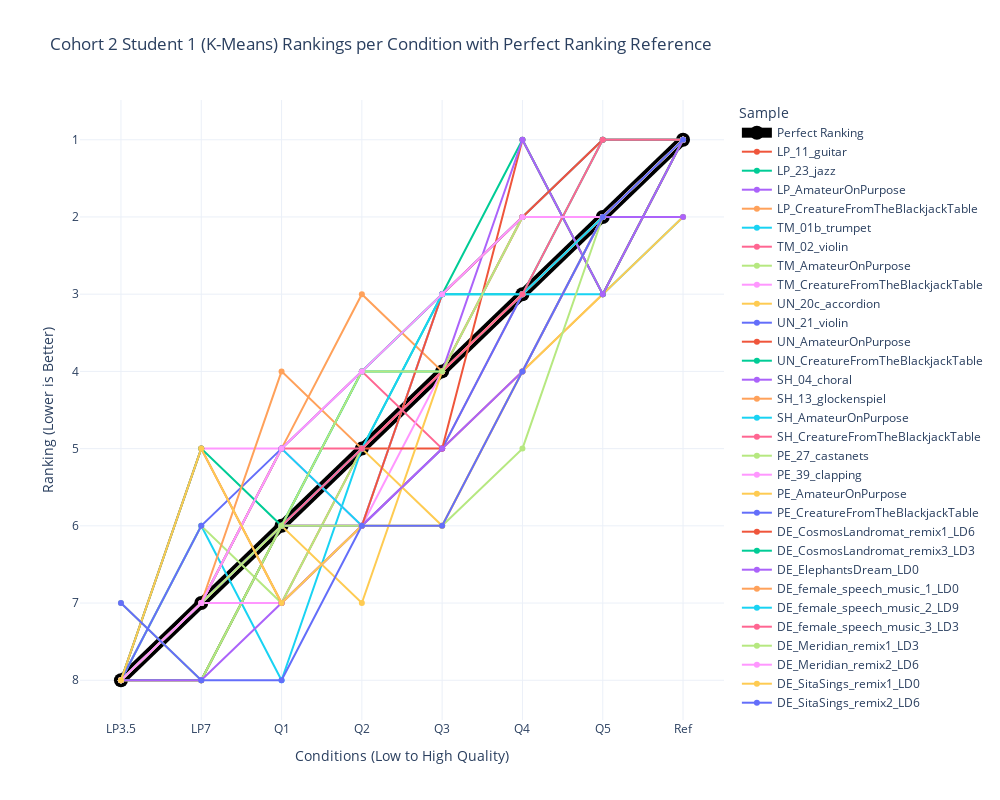

Notebook code for this chart:
### Code cell
# Spaghetti plot for BSU2_1 rankings

# Reshape rankings data for Plotly
BSU2_1_rankings_df = pd.DataFrame(reversed_BSU2_1_rankings_kmeans_based, columns=conditions)

BSU2_1_rankings_df['Sample'] = items

# Melt dataframe for better visualization
BSU2_1_rankings_df_melted = BSU2_1_rankings_df.melt(id_vars=['Sample'], var_name='Condition', value_name='Ranking')

BSU2_1_rankings_df_melted = pd.concat([perfect_df, BSU2_1_rankings_df_melted])

# Create plot
fig = px.line(BSU2_1_rankings_df_melted, x='Condition', y='Ranking', color='Sample', markers=True,
              title="Cohort 2 Student 1 (K-Means) Rankings per Condition with Perfect Ranking Reference",
              labels={"Ranking": "Ranking (Lower is Better)", "Condition": "Conditions (Low to High Quality)"},
              template="plotly_white")

# Adjust figure dimensions
fig.update_layout(width=1000, height=800)

# Invert y-axis (lower ranks at top)
fig.update_yaxes(autorange="reversed")

# Modify the "Perfect Ranking" line to be more visible
fig.update_traces(
    selector=dict(name="Perfect Ranking"),
    line=dict(width=10, color='black'),
    marker=dict(size=14, color='black')
)

# Show figure
fig.show()

### Figure 1 — Plotly figure (JSON) as saved in the notebook; plotly's stock layout.template omitted (floating-point values rounded to 4 significant figures)
{"data": [{"hovertemplate": "Sample=Perfect Ranking<br>Conditions (Low to High Quality)=%{x}<br>Ranking (Lower is Better)=%{y}<extra></extra>", "legendgroup": "Perfect Ranking", "line": {"color": "black", "dash": "solid", "width": 10}, "marker": {"color": "black", "size": 14, "symbol": "circle"}, "mode": "lines+markers", "name": "Perfect Ranking", "orientation": "v", "showlegend": true, "type": "scatter", "x": ["LP3.5", "LP7", "Q1", "Q2", "Q3", "Q4", "Q5", "Ref"], "xaxis": "x", "y": [8, 7, 6, 5, 4, 3, 2, 1], "yaxis": "y"}, {"hovertemplate": "Sample=LP_11_guitar<br>Conditions (Low to High Quality)=%{x}<br>Ranking (Lower is Better)=%{y}<extra></extra>", "legendgroup": "LP_11_guitar", "line": {"color": "#EF553B", "dash": "solid"}, "marker": {"symbol": "circle"}, "mode": "lines+markers", "name": "LP_11_guitar", "orientation": "v", "showlegend": true, "type": "scatter", "x": ["LP3.5", "LP7", "Q1", "Q2", "Q3", "Q4", "Q5", "Ref"], "xaxis": "x", "y": [8, 7, 7, 5, 4, 3, 2, 1], "yaxis": "y"}, {"hovertemplate": "Sample=LP_23_jazz<br>Conditions (Low to High Quality)=%{x}<br>Ranking (Lower is Better)=%{y}<extra></extra>", "legendgroup": "LP_23_jazz", "line": {"color": "#00cc96", "dash": "solid"}, "marker": {"symbol": "circle"}, "mode": "lines+markers", "name": "LP_23_jazz", "orientation": "v", "showlegend": true, "type": "scatter", "x": ["LP3.5", "LP7", "Q1", "Q2", "Q3", "Q4", "Q5", "Ref"], "xaxis": "x", "y": [8, 7, 6, 4, 4, 3, 2, 1], "yaxis": "y"}, {"hovertemplate": "Sample=LP_AmateurOnPurpose<br>Conditions (Low to High Quality)=%{x}<br>Ranking (Lower is Better)=%{y}<extra></extra>", "legendgroup": "LP_AmateurOnPurpose", "line": {"color": "#ab63fa", "dash": "solid"}, "marker": {"symbol": "circle"}, "mode": "lines+markers", "name": "LP_AmateurOnPurpose", "orientation": "v", "showlegend": true, "type": "scatter", "x": ["LP3.5", "LP7", "Q1", "Q2", "Q3", "Q4", "Q5", "Ref"], "xaxis": "x", "y": [8, 7, 6, 6, 5, 4, 2, 1], "yaxis": "y"}, {"hovertemplate": "Sample=LP_CreatureFromTheBlackjackTable<br>Conditions (Low to High Quality)=%{x}<br>Ranking (Lower is Better)=%{y}<extra></extra>", "legendgroup": "LP_CreatureFromTheBlackjackTable", "line": {"color": "#FFA15A", "dash": "solid"}, "marker": {"symbol": "circle"}, "mode": "lines+markers", "name": "LP_CreatureFromTheBlackjackTable", "orientation": "v", "showlegend": true, "type": "scatter", "x": ["LP3.5", "LP7", "Q1", "Q2", "Q3", "Q4", "Q5", "Ref"], "xaxis": "x", "y": [8, 8, 6, 6, 5, 4, 3, 1], "yaxis": "y"}, {"hovertemplate": "Sample=TM_01b_trumpet<br>Conditions (Low to High Quality)=%{x}<br>Ranking (Lower is Better)=%{y}<extra></extra>", "legendgroup": "TM_01b_trumpet", "line": {"color": "#19d3f3", "dash": "solid"}, "marker": {"symbol": "circle"}, "mode": "lines+markers", "name": "TM_01b_trumpet", "orientation": "v", "showlegend": true, "type": "scatter", "x": ["LP3.5", "LP7", "Q1", "Q2", "Q3", "Q4", "Q5", "Ref"], "xaxis": "x", "y": [8, 6, 8, 5, 4, 3, 3, 2], "yaxis": "y"}, {"hovertemplate": "Sample=TM_02_violin<br>Conditions (Low to High Quality)=%{x}<br>Ranking (Lower is Better)=%{y}<extra></extra>", "legendgroup": "TM_02_violin", "line": {"color": "#FF6692", "dash": "solid"}, "marker": {"symbol": "circle"}, "mode": "lines+markers", "name": "TM_02_violin", "orientation": "v", "showlegend": true, "type": "scatter", "x": ["LP3.5", "LP7", "Q1", "Q2", "Q3", "Q4", "Q5", "Ref"], "xaxis": "x", "y": [8, 7, 5, 4, 5, 3, 2, 1], "yaxis": "y"}, {"hovertemplate": "Sample=TM_AmateurOnPurpose<br>Conditions (Low to High Quality)=%{x}<br>Ranking (Lower is Better)=%{y}<extra></extra>", "legendgroup": "TM_AmateurOnPurpose", "line": {"color": "#B6E880", "dash": "solid"}, "marker": {"symbol": "circle"}, "mode": "lines+markers", "name": "TM_AmateurOnPurpose", "orientation": "v", "showlegend": true, "type": "scatter", "x": ["LP3.5", "LP7", "Q1", "Q2", "Q3", "Q4", "Q5", "Ref"], "xaxis": "x", "y": [8, 6, 7, 5, 4, 2, 1, 1], "yaxis": "y"}, {"hovertemplate": "Sample=TM_CreatureFromTheBlackjackTable<br>Conditions (Low to High Quality)=%{x}<br>Ranking (Lower is Better)=%{y}<extra></extra>", "legendgroup": "TM_CreatureFromTheBlackjackTable", "line": {"color": "#FF97FF", "dash": "solid"}, "marker": {"symbol": "circle"}, "mode": "lines+markers", "name": "TM_CreatureFromTheBlackjackTable", "orientation": "v", "showlegend": true, "type": "scatter", "x": ["LP3.5", "LP7", "Q1", "Q2", "Q3", "Q4", "Q5", "Ref"], "xaxis": "x", "y": [8, 5, 5, 6, 4, 3, 2, 1], "yaxis": "y"}, {"hovertemplate": "Sample=UN_20c_accordion<br>Conditions (Low to High Quality)=%{x}<br>Ranking (Lower is Better)=%{y}<extra></extra>", "legendgroup": "UN_20c_accordion", "line": {"color": "#FECB52", "dash": "solid"}, "marker": {"symbol": "circle"}, "mode": "lines+markers", "name": "UN_20c_accordion", "orientation": "v", "showlegend": true, "type": "scatter", "x": ["LP3.5", "LP7", "Q1", "Q2", "Q3", "Q4", "Q5", "Ref"], "xaxis": "x", "y": [8, 8, 6, 5, 6, 4, 3, 2], "yaxis": "y"}, {"hovertemplate": "Sample=UN_21_violin<br>Conditions (Low to High Quality)=%{x}<br>Ranking (Lower is Better)=%{y}<extra></extra>", "legendgroup": "UN_21_violin", "line": {"color": "#636efa", "dash": "solid"}, "marker": {"symbol": "circle"}, "mode": "lines+markers", "name": "UN_21_violin", "orientation": "v", "showlegend": true, "type": "scatter", "x": ["LP3.5", "LP7", "Q1", "Q2", "Q3", "Q4", "Q5", "Ref"], "xaxis": "x", "y": [8, 7, 6, 6, 5, 3, 2, 1], "yaxis": "y"}, {"hovertemplate": "Sample=UN_AmateurOnPurpose<br>Conditions (Low to High Quality)=%{x}<br>Ranking (Lower is Better)=%{y}<extra></extra>", "legendgroup": "UN_AmateurOnPurpose", "line": {"color": "#EF553B", "dash": "solid"}, "marker": {"symbol": "circle"}, "mode": "lines+markers", "name": "UN_AmateurOnPurpose", "orientation": "v", "showlegend": true, "type": "scatter", "x": ["LP3.5", "LP7", "Q1", "Q2", "Q3", "Q4", "Q5", "Ref"], "xaxis": "x", "y": [8, 8, 6, 5, 5, 1, 3, 1], "yaxis": "y"}, {"hovertemplate": "Sample=UN_CreatureFromTheBlackjackTable<br>Conditions (Low to High Quality)=%{x}<br>Ranking (Lower is Better)=%{y}<extra></extra>", "legendgroup": "UN_CreatureFromTheBlackjackTable", "line": {"color": "#00cc96", "dash": "solid"}, "marker": {"symbol": "circle"}, "mode": "lines+markers", "name": "UN_CreatureFromTheBlackjackTable", "orientation": "v", "showlegend": true, "type": "scatter", "x": ["LP3.5", "LP7", "Q1", "Q2", "Q3", "Q4", "Q5", "Ref"], "xaxis": "x", "y": [8, 8, 6, 5, 3, 1, 3, 1], "yaxis": "y"}, {"hovertemplate": "Sample=SH_04_choral<br>Conditions (Low to High Quality)=%{x}<br>Ranking (Lower is Better)=%{y}<extra></extra>", "legendgroup": "SH_04_choral", "line": {"color": "#ab63fa", "dash": "solid"}, "marker": {"symbol": "circle"}, "mode": "lines+markers", "name": "SH_04_choral", "orientation": "v", "showlegend": true, "type": "scatter", "x": ["LP3.5", "LP7", "Q1", "Q2", "Q3", "Q4", "Q5", "Ref"], "xaxis": "x", "y": [8, 7, 6, 5, 4, 1, 3, 1], "yaxis": "y"}, {"hovertemplate": "Sample=SH_13_glockenspiel<br>Conditions (Low to High Quality)=%{x}<br>Ranking (Lower is Better)=%{y}<extra></extra>", "legendgroup": "SH_13_glockenspiel", "line": {"color": "#FFA15A", "dash": "solid"}, "marker": {"symbol": "circle"}, "mode": "lines+markers", "name": "SH_13_glockenspiel", "orientation": "v", "showlegend": true, "type": "scatter", "x": ["LP3.5", "LP7", "Q1", "Q2", "Q3", "Q4", "Q5", "Ref"], "xaxis": "x", "y": [8, 7, 5, 3, 4, 2, 2, 1], "yaxis": "y"}, {"hovertemplate": "Sample=SH_AmateurOnPurpose<br>Conditions (Low to High Quality)=%{x}<br>Ranking (Lower is Better)=%{y}<extra></extra>", "legendgroup": "SH_AmateurOnPurpose", "line": {"color": "#19d3f3", "dash": "solid"}, "marker": {"symbol": "circle"}, "mode": "lines+markers", "name": "SH_AmateurOnPurpose", "orientation": "v", "showlegend": true, "type": "scatter", "x": ["LP3.5", "LP7", "Q1", "Q2", "Q3", "Q4", "Q5", "Ref"], "xaxis": "x", "y": [8, 7, 5, 6, 3, 2, 2, 1], "yaxis": "y"}, {"hovertemplate": "Sample=SH_CreatureFromTheBlackjackTable<br>Conditions (Low to High Quality)=%{x}<br>Ranking (Lower is Better)=%{y}<extra></extra>", "legendgroup": "SH_CreatureFromTheBlackjackTable", "line": {"color": "#FF6692", "dash": "solid"}, "marker": {"symbol": "circle"}, "mode": "lines+markers", "name": "SH_CreatureFromTheBlackjackTable", "orientation": "v", "showlegend": true, "type": "scatter", "x": ["LP3.5", "LP7", "Q1", "Q2", "Q3", "Q4", "Q5", "Ref"], "xaxis": "x", "y": [8, 7, 5, 5, 4, 2, 2, 1], "yaxis": "y"}, {"hovertemplate": "Sample=PE_27_castanets<br>Conditions (Low to High Quality)=%{x}<br>Ranking (Lower is Better)=%{y}<extra></extra>", "legendgroup": "PE_27_castanets", "line": {"color": "#B6E880", "dash": "solid"}, "marker": {"symbol": "circle"}, "mode": "lines+markers", "name": "PE_27_castanets", "orientation": "v", "showlegend": true, "type": "scatter", "x": ["LP3.5", "LP7", "Q1", "Q2", "Q3", "Q4", "Q5", "Ref"], "xaxis": "x", "y": [7, 8, 6, 6, 6, 5, 2, 1], "yaxis": "y"}, {"hovertemplate": "Sample=PE_39_clapping<br>Conditions (Low to High Quality)=%{x}<br>Ranking (Lower is Better)=%{y}<extra></extra>", "legendgroup": "PE_39_clapping", "line": {"color": "#FF97FF", "dash": "solid"}, "marker": {"symbol": "circle"}, "mode": "lines+markers", "name": "PE_39_clapping", "orientation": "v", "showlegend": true, "type": "scatter", "x": ["LP3.5", "LP7", "Q1", "Q2", "Q3", "Q4", "Q5", "Ref"], "xaxis": "x", "y": [8, 7, 7, 6, 3, 2, 2, 1], "yaxis": "y"}, {"hovertemplate": "Sample=PE_AmateurOnPurpose<br>Conditions (Low to High Quality)=%{x}<br>Ranking (Lower is Better)=%{y}<extra></extra>", "legendgroup": "PE_AmateurOnPurpose", "line": {"color": "#FECB52", "dash": "solid"}, "marker": {"symbol": "circle"}, "mode": "lines+markers", "name": "PE_AmateurOnPurpose", "orientation": "v", "showlegend": true, "type": "scatter", "x": ["LP3.5", "LP7", "Q1", "Q2", "Q3", "Q4", "Q5", "Ref"], "xaxis": "x", "y": [8, 7, 6, 7, 4, 3, 2, 1], "yaxis": "y"}, {"hovertemplate": "Sample=PE_CreatureFromTheBlackjackTable<br>Conditions (Low to High Quality)=%{x}<br>Ranking (Lower is Better)=%{y}<extra></extra>", "legendgroup": "PE_CreatureFromTheBlackjackTable", "line": {"color": "#636efa", "dash": "solid"}, "marker": {"symbol": "circle"}, "mode": "lines+markers", "name": "PE_CreatureFromTheBlackjackTable", "orientation": "v", "showlegend": true, "type": "scatter", "x": ["LP3.5", "LP7", "Q1", "Q2", "Q3", "Q4", "Q5", "Ref"], "xaxis": "x", "y": [8, 6, 5, 4, 3, 2, 1, 1], "yaxis": "y"}, {"hovertemplate": "Sample=DE_CosmosLandromat_remix1_LD6<br>Conditions (Low to High Quality)=%{x}<br>Ranking (Lower is Better)=%{y}<extra></extra>", "legendgroup": "DE_CosmosLandromat_remix1_LD6", "line": {"color": "#EF553B", "dash": "solid"}, "marker": {"symbol": "circle"}, "mode": "lines+markers", "name": "DE_CosmosLandromat_remix1_LD6", "orientation": "v", "showlegend": true, "type": "scatter", "x": ["LP3.5", "LP7", "Q1", "Q2", "Q3", "Q4", "Q5", "Ref"], "xaxis": "x", "y": [8, 5, 7, 6, 3, 2, 1, 1], "yaxis": "y"}, {"hovertemplate": "Sample=DE_CosmosLandromat_remix3_LD3<br>Conditions (Low to High Quality)=%{x}<br>Ranking (Lower is Better)=%{y}<extra></extra>", "legendgroup": "DE_CosmosLandromat_remix3_LD3", "line": {"color": "#00cc96", "dash": "solid"}, "marker": {"symbol": "circle"}, "mode": "lines+markers", "name": "DE_CosmosLandromat_remix3_LD3", "orientation": "v", "showlegend": true, "type": "scatter", "x": ["LP3.5", "LP7", "Q1", "Q2", "Q3", "Q4", "Q5", "Ref"], "xaxis": "x", "y": [8, 5, 6, 4, 3, 3, 1, 1], "yaxis": "y"}, {"hovertemplate": "Sample=DE_ElephantsDream_LD0<br>Conditions (Low to High Quality)=%{x}<br>Ranking (Lower is Better)=%{y}<extra></extra>", "legendgroup": "DE_ElephantsDream_LD0", "line": {"color": "#ab63fa", "dash": "solid"}, "marker": {"symbol": "circle"}, "mode": "lines+markers", "name": "DE_ElephantsDream_LD0", "orientation": "v", "showlegend": true, "type": "scatter", "x": ["LP3.5", "LP7", "Q1", "Q2", "Q3", "Q4", "Q5", "Ref"], "xaxis": "x", "y": [8, 8, 7, 6, 5, 4, 2, 2], "yaxis": "y"}, {"hovertemplate": "Sample=DE_female_speech_music_1_LD0<br>Conditions (Low to High Quality)=%{x}<br>Ranking (Lower is Better)=%{y}<extra></extra>", "legendgroup": "DE_female_speech_music_1_LD0", "line": {"color": "#FFA15A", "dash": "solid"}, "marker": {"symbol": "circle"}, "mode": "lines+markers", "name": "DE_female_speech_music_1_LD0", "orientation": "v", "showlegend": true, "type": "scatter", "x": ["LP3.5", "LP7", "Q1", "Q2", "Q3", "Q4", "Q5", "Ref"], "xaxis": "x", "y": [8, 7, 4, 5, 4, 3, 2, 1], "yaxis": "y"}, {"hovertemplate": "Sample=DE_female_speech_music_2_LD9<br>Conditions (Low to High Quality)=%{x}<br>Ranking (Lower is Better)=%{y}<extra></extra>", "legendgroup": "DE_female_speech_music_2_LD9", "line": {"color": "#19d3f3", "dash": "solid"}, "marker": {"symbol": "circle"}, "mode": "lines+markers", "name": "DE_female_speech_music_2_LD9", "orientation": "v", "showlegend": true, "type": "scatter", "x": ["LP3.5", "LP7", "Q1", "Q2", "Q3", "Q4", "Q5", "Ref"], "xaxis": "x", "y": [8, 7, 6, 5, 3, 3, 2, 1], "yaxis": "y"}, {"hovertemplate": "Sample=DE_female_speech_music_3_LD3<br>Conditions (Low to High Quality)=%{x}<br>Ranking (Lower is Better)=%{y}<extra></extra>", "legendgroup": "DE_female_speech_music_3_LD3", "line": {"color": "#FF6692", "dash": "solid"}, "marker": {"symbol": "circle"}, "mode": "lines+markers", "name": "DE_female_speech_music_3_LD3", "orientation": "v", "showlegend": true, "type": "scatter", "x": ["LP3.5", "LP7", "Q1", "Q2", "Q3", "Q4", "Q5", "Ref"], "xaxis": "x", "y": [8, 7, 6, 5, 4, 3, 1, 1], "yaxis": "y"}, {"hovertemplate": "Sample=DE_Meridian_remix1_LD3<br>Conditions (Low to High Quality)=%{x}<br>Ranking (Lower is Better)=%{y}<extra></extra>", "legendgroup": "DE_Meridian_remix1_LD3", "line": {"color": "#B6E880", "dash": "solid"}, "marker": {"symbol": "circle"}, "mode": "lines+markers", "name": "DE_Meridian_remix1_LD3", "orientation": "v", "showlegend": true, "type": "scatter", "x": ["LP3.5", "LP7", "Q1", "Q2", "Q3", "Q4", "Q5", "Ref"], "xaxis": "x", "y": [8, 7, 6, 4, 4, 2, 2, 1], "yaxis": "y"}, {"hovertemplate": "Sample=DE_Meridian_remix2_LD6<br>Conditions (Low to High Quality)=%{x}<br>Ranking (Lower is Better)=%{y}<extra></extra>", "legendgroup": "DE_Meridian_remix2_LD6", "line": {"color": "#FF97FF", "dash": "solid"}, "marker": {"symbol": "circle"}, "mode": "lines+markers", "name": "DE_Meridian_remix2_LD6", "orientation": "v", "showlegend": true, "type": "scatter", "x": ["LP3.5", "LP7", "Q1", "Q2", "Q3", "Q4", "Q5", "Ref"], "xaxis": "x", "y": [8, 7, 5, 4, 3, 2, 2, 1], "yaxis": "y"}, {"hovertemplate": "Sample=DE_SitaSings_remix1_LD0<br>Conditions (Low to High Quality)=%{x}<br>Ranking (Lower is Better)=%{y}<extra></extra>", "legendgroup": "DE_SitaSings_remix1_LD0", "line": {"color": "#FECB52", "dash": "solid"}, "marker": {"symbol": "circle"}, "mode": "lines+markers", "name": "DE_SitaSings_remix1_LD0", "orientation": "v", "showlegend": true, "type": "scatter", "x": ["LP3.5", "LP7", "Q1", "Q2", "Q3", "Q4", "Q5", "Ref"], "xaxis": "x", "y": [8, 5, 7, 6, 6, 4, 2, 1], "yaxis": "y"}, {"hovertemplate": "Sample=DE_SitaSings_remix2_LD6<br>Conditions (Low to High Quality)=%{x}<br>Ranking (Lower is Better)=%{y}<extra></extra>", "legendgroup": "DE_SitaSings_remix2_LD6", "line": {"color": "#636efa", "dash": "solid"}, "marker": {"symbol": "circle"}, "mode": "lines+markers", "name": "DE_SitaSings_remix2_LD6", "orientation": "v", "showlegend": true, "type": "scatter", "x": ["LP3.5", "LP7", "Q1", "Q2", "Q3", "Q4", "Q5", "Ref"], "xaxis": "x", "y": [7, 8, 8, 6, 6, 4, 2, 1], "yaxis": "y"}], "layout": {"height": 800, "legend": {"title": {"text": "Sample"}, "tracegroupgap": 0}, "title": {"text": "Cohort 2 Student 1 (K-Means) Rankings per Condition with Perfect Ranking Reference"}, "width": 1000, "xaxis": {"anchor": "y", "domain": [0, 1], "title": {"text": "Conditions (Low to High Quality)"}}, "yaxis": {"anchor": "x", "autorange": "reversed", "domain": [0, 1], "title": {"text": "Ranking (Lower is Better)"}}}}
